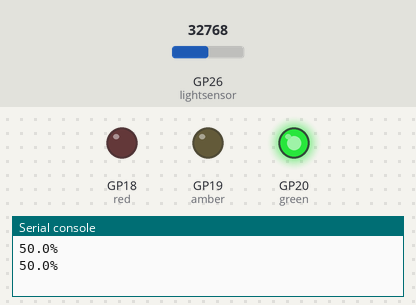
Bench run of a program on a simulated Raspberry Pi Pico running MicroPython. Shown: output pins drawn as LEDs (lit = HIGH), the last lines printed to the serial console. The inputs (shaded band) are chosen by the test bench; at power-on: GP26 (lightsensor) = 32768 (analog values on the 0–65535 scale).

Above: at 1.2 s.
1.3 s: GP26 (lightsensor) set to 2832
4.2 s: GP26 (lightsensor) set to 2352
At 6.4 s:
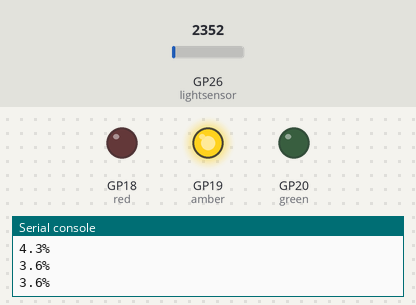
7.5 s: GP26 (lightsensor) set to 0
At 9.9 s:
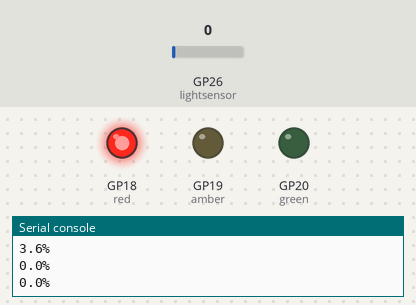
10.5 s: GP26 (lightsensor) set to 7864
At 13.4 s:
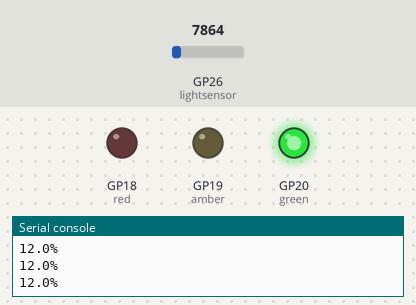
Timing chart, 0 to 14.5 s (numbered marks = the images above; inputs shaded):
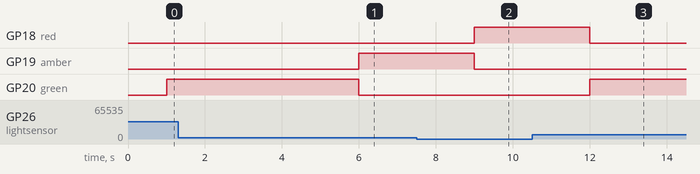

Measured:
- the behaviour switches between 2592 and 2576 on GP26 (lightsensor) (found by bisection; images 0 and 1)
- after the input at 4.2 s, GP19 (amber): LOW → HIGH after 1.8 s; GP20 (green): HIGH → LOW after 1.8 s
- after the input at 7.5 s, GP18 (red): LOW → HIGH after 1.5 s; GP19 (amber): HIGH → LOW after 1.5 s
- after the input at 10.5 s, GP18 (red): HIGH → LOW after 1.5 s; GP20 (green): LOW → HIGH after 1.5 s

The program:

day6_3.py
```python
# Imports
from machine import ADC, Pin
import time

# Set up the LED pins
red = Pin(18, Pin.OUT)
amber = Pin(19, Pin.OUT)
green = Pin(20, Pin.OUT)

# Define pin for our sensor
lightsensor = ADC(Pin(26))

while True: # Run forever

    # Read sensor value and store it in a variable called 'light'
    light = lightsensor.read_u16()

    # Use the round function to limit the decimal places to 1
    lightpercent = round(light/65535*100,1)

    # Print our reading percentage with % symbol
    print(str(lightpercent) +"%")

    # 1 second delay between readings
    time.sleep(1)

    if lightpercent <= 2: # If percentage is less than or equal to 30

        red.value(1) # Red LED on
        amber.value(0)
        green.value(0)

    elif 2 < lightpercent < 4: # If percentage is between 30 and 60

        red.value(0)
        amber.value(1) # Amber LED on
        green.value(0)

    elif lightpercent >= 4: # If percentage is greater than or equal to 60

        red.value(0)
        amber.value(0)
        green.value(1) # Green LED on
```
